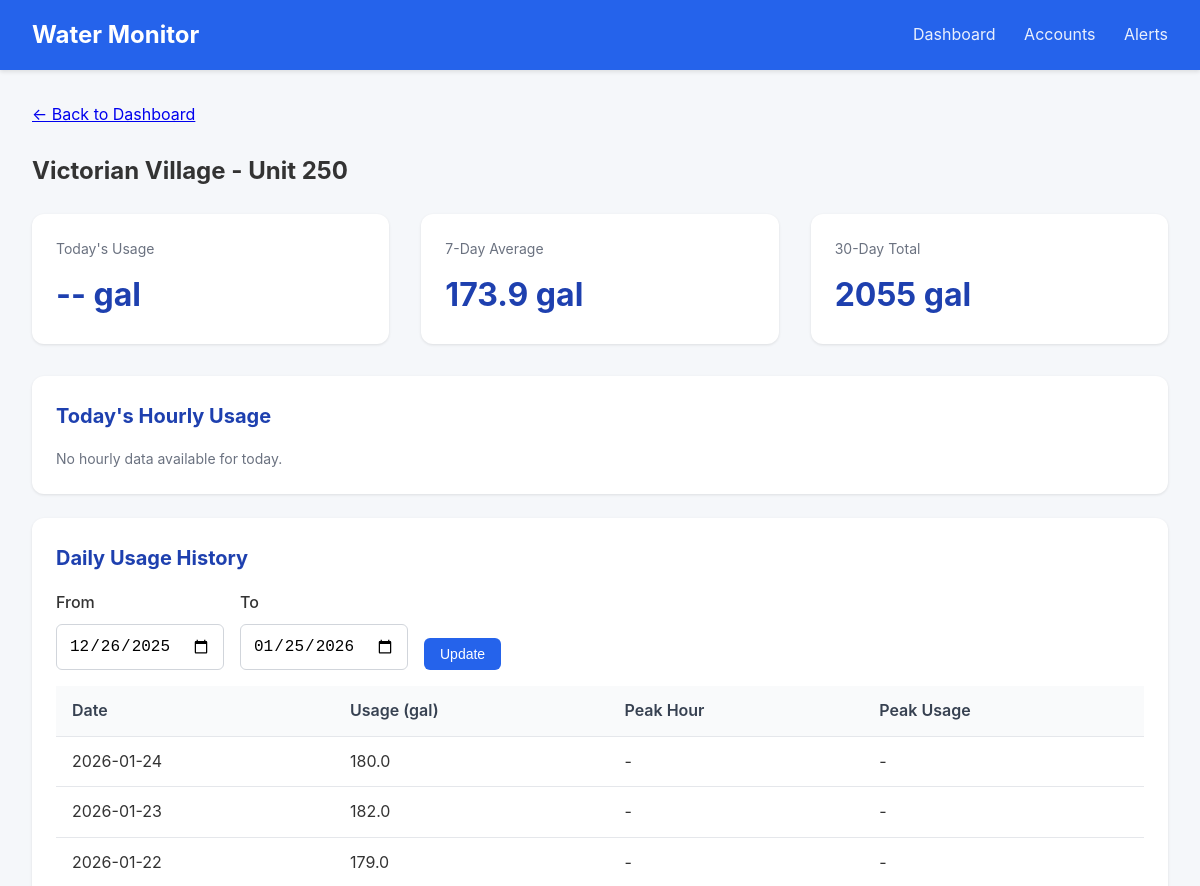
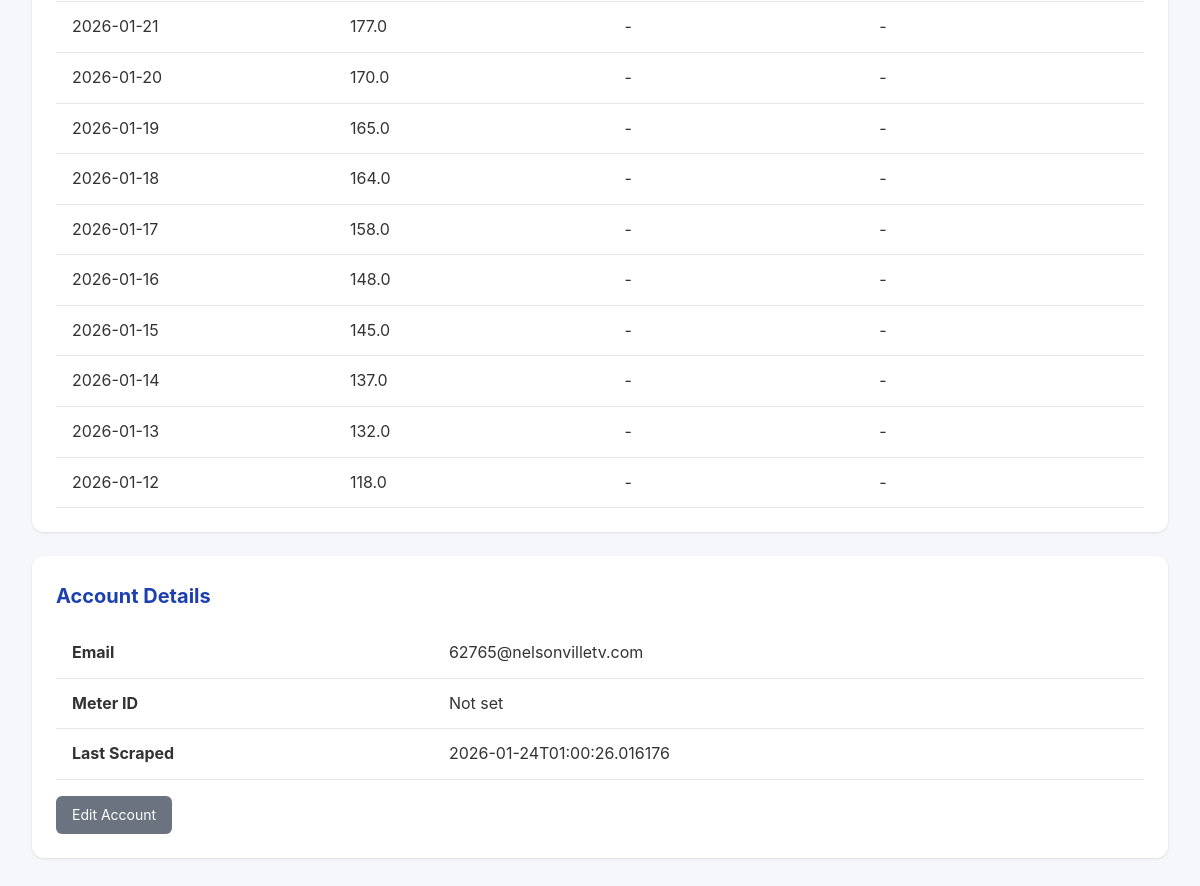
Page /meter/1 on the earlier database version (2 pictures, top to bottom).
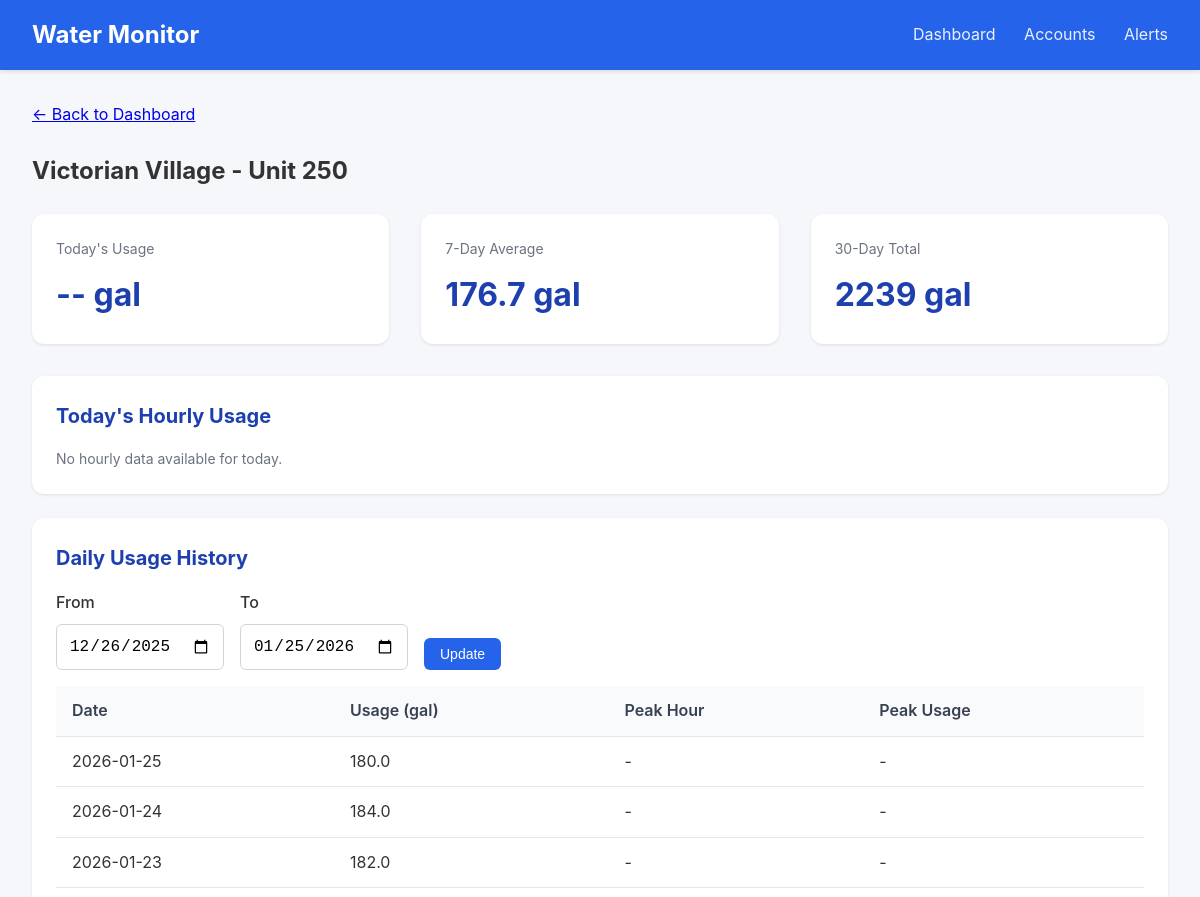
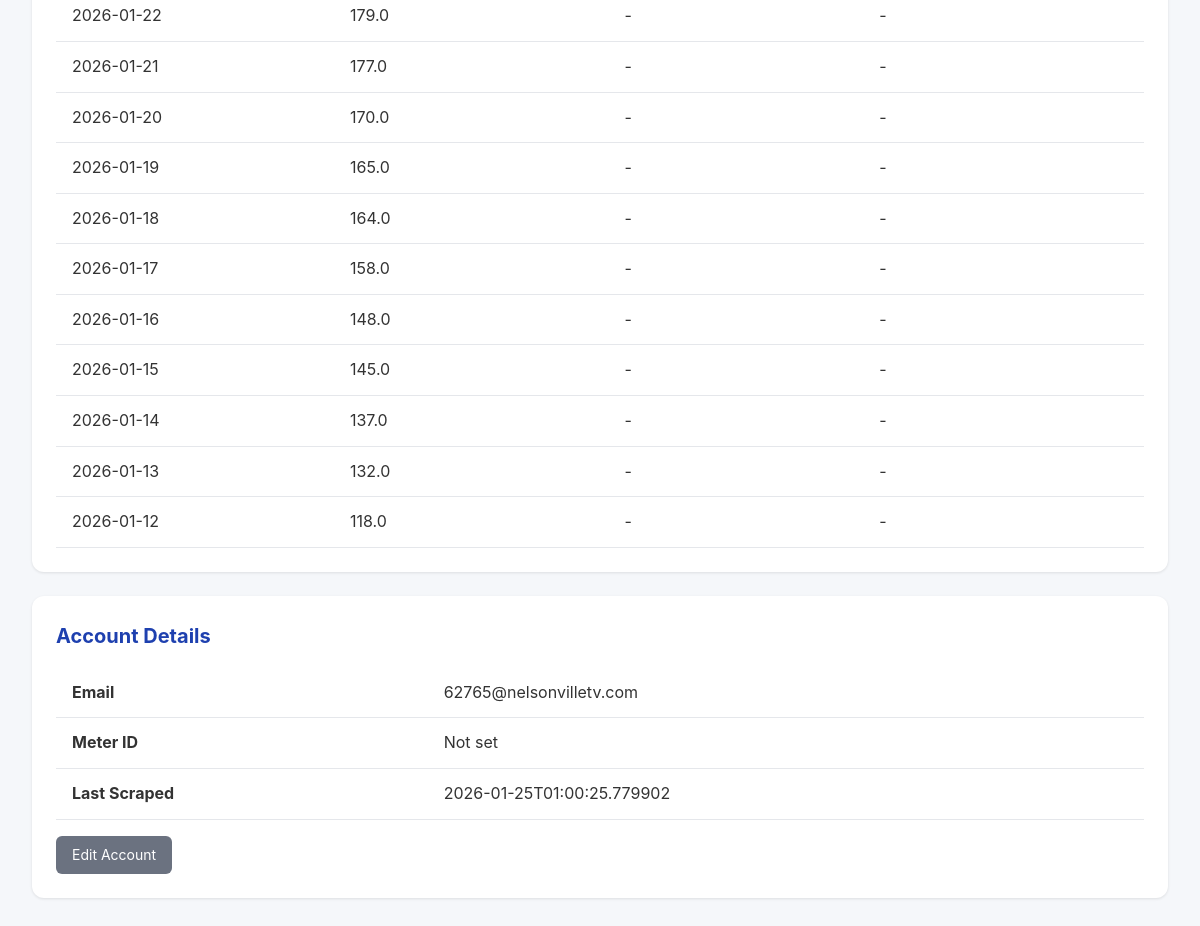
Same page on the later database version (2 pictures, top to bottom).
### tables this page shows
CREATE TABLE accounts (
                id INTEGER PRIMARY KEY AUTOINCREMENT,
                email TEXT UNIQUE NOT NULL,
                password_encrypted TEXT NOT NULL,
                meter_id TEXT,
                account_number TEXT,
                address TEXT,
                building_name TEXT,
                unit_number TEXT,
                is_active INTEGER DEFAULT 1,
                last_scraped TIMESTAMP,
                created_at TIMESTAMP DEFAULT CURRENT_TIMESTAMP
            , avg_12mo REAL, monthly_usage REAL, unit_count INTEGER DEFAULT 1, leak_alerts INTEGER DEFAULT 1, min_overage_pct INTEGER DEFAULT 10);

CREATE TABLE daily_summaries (
                id INTEGER PRIMARY KEY AUTOINCREMENT,
                account_id INTEGER NOT NULL,
                reading_date DATE NOT NULL,
                total_usage_gallons REAL,
                peak_hour INTEGER,
                peak_usage_gallons REAL,
                created_at TIMESTAMP DEFAULT CURRENT_TIMESTAMP,
                FOREIGN KEY (account_id) REFERENCES accounts(id),
                UNIQUE(account_id, reading_date)
            );

### app.py (the view)
@app.route('/meter/<int:account_id>')
def meter_detail(account_id):
    account = db.get_account(account_id)
    if not account:
        flash('Meter not found', 'error')
        return redirect(url_for('dashboard'))
    end_date = date.today()
    start_date = end_date - timedelta(days=30)
    if request.args.get('start_date'):
        start_date = datetime.strptime(request.args.get('start_date'), '%Y-%m-%d').date()
    if request.args.get('end_date'):
        end_date = datetime.strptime(request.args.get('end_date'), '%Y-%m-%d').date()
    daily_data = db.get_daily_summaries(account_id, start_date, end_date)
    hourly_data = db.get_hourly_readings(account_id, date.today())
    return render_template('meter_detail.html',
                           account=account,
                           daily_data=daily_data,
                           hourly_data=hourly_data,
                           start_date=start_date,
                           end_date=end_date)

### database.py (called while the page is built)
@contextmanager
def get_db():
    conn = sqlite3.connect(config.DATABASE_PATH)
    conn.row_factory = sqlite3.Row
    try:
        yield conn
        conn.commit()
    finally:
        conn.close()

def get_account(account_id: int) -> Optional[dict]:
    with get_db() as conn:
        cursor = conn.cursor()
        cursor.execute('SELECT * FROM accounts WHERE id = ?', (account_id,))
        row = cursor.fetchone()
        if row:
            return dict(row)
    return None

def get_hourly_readings(account_id: int, reading_date: date) -> list:
    with get_db() as conn:
        cursor = conn.cursor()
        cursor.execute('''
            SELECT * FROM hourly_readings
            WHERE account_id = ? AND reading_date = ?
            ORDER BY hour
        ''', (account_id, reading_date))
        return [dict(row) for row in cursor.fetchall()]

def get_daily_summaries(account_id: int, start_date: date = None, end_date: date = None) -> list:
    with get_db() as conn:
        cursor = conn.cursor()
        query = 'SELECT * FROM daily_summaries WHERE account_id = ?'
        params = [account_id]
        if start_date:
            query += ' AND reading_date >= ?'
            params.append(start_date)
        if end_date:
            query += ' AND reading_date <= ?'
            params.append(end_date)
        query += ' ORDER BY reading_date DESC'
        cursor.execute(query, params)
        return [dict(row) for row in cursor.fetchall()]

### templates/meter_detail.html (shortened to what this page needs)
{% extends "base.html" %}
{% block content %}
<div style="margin-bottom: 1.5rem;">
    <a href="{{ url_for('dashboard') }}">&larr; Back to Dashboard</a>
</div>
<h2 style="margin-bottom: 1.5rem;">
    {{ account.building_name or 'Unknown Building' }} - Unit {{ account.unit_number or 'N/A' }}
</h2>
<div class="stats">
    <div class="stat-card">
        <div class="label">Today's Usage</div>
        <div class="value">
            {% if daily_data and daily_data[0].reading_date == today %}
                {{ "%.1f"|format(daily_data[0].total_usage_gallons or 0) }} gal
            {% else %}
                -- gal
            {% endif %}
        </div>
    </div>
    <div class="stat-card">
        <div class="label">7-Day Average</div>
        <div class="value">
            {% set week_total = daily_data[:7]|sum(attribute='total_usage_gallons') %}
            {{ "%.1f"|format(week_total / 7) if daily_data else '--' }} gal
        </div>
    </div>
    <div class="stat-card">
        <div class="label">30-Day Total</div>
        <div class="value">
            {% set month_total = daily_data|sum(attribute='total_usage_gallons') %}
            {{ "%.0f"|format(month_total) if daily_data else '--' }} gal
        </div>
    </div>
</div>
<div class="card">
    <h2>Today's Hourly Usage</h2>
    {% if hourly_data %}
    <div style="display: flex; align-items: flex-end; height: 200px; gap: 4px; padding: 1rem 0;">
        {% set max_hourly = hourly_data|map(attribute='usage_gallons')|max or 1 %}
        {% for hour in hourly_data %}
        <div style="flex: 1; display: flex; flex-direction: column; align-items: center;">
            <div style="background: #2563eb; width: 100%;
                        height: {{ (hour.usage_gallons or 0) / max_hourly * 150 }}px;
                        border-radius: 4px 4px 0 0;"></div>
            <div style="font-size: 0.7rem; color: #6b7280; margin-top: 4px;">{{ hour.hour }}</div>
        </div>
        {% endfor %}
    </div>
    <p class="text-muted">Hours (0-23)</p>
    {% else %}
    <p class="text-muted">No hourly data available for today.</p>
    {% endif %}
</div>
<div class="card">
    <h2>Daily Usage History</h2>
    <form method="GET" style="display: flex; gap: 1rem; margin-bottom: 1rem;">
        <div class="form-group" style="margin-bottom: 0;">
            <label for="start_date">From</label>
            <input type="date" id="start_date" name="start_date" value="{{ start_date }}">
        </div>
        <div class="form-group" style="margin-bottom: 0;">
            <label for="end_date">To</label>
            <input type="date" id="end_date" name="end_date" value="{{ end_date }}">
        </div>
        <div class="form-group" style="margin-bottom: 0; display: flex; align-items: flex-end;">
            <button type="submit" class="btn btn-primary">Update</button>
        </div>
    </form>
    {% if daily_data %}
    <table>
        <thead>
            <tr>
                <th>Date</th>
                <th>Usage (gal)</th>
                <th>Peak Hour</th>
                <th>Peak Usage</th>
            </tr>
        </thead>
        <tbody>
            {% for day in daily_data %}
            <tr>
                <td>{{ day.reading_date }}</td>
                <td>{{ "%.1f"|format(day.total_usage_gallons or 0) }}</td>
                <td>{{ day.peak_hour if day.peak_hour is not none else '-' }}{% if day.peak_hour is not none %}:00{% endif %}</td>
                <td>{{ "%.1f"|format(day.peak_usage_gallons or 0) if day.peak_usage_gallons else '-' }}</td>
            </tr>
            {% endfor %}
        </tbody>
    </table>
    {% else %}
    <p class="text-muted">No usage data available for this period.</p>
    {% endif %}
</div>
<div class="card">
    <h2>Account Details</h2>
    <table>
        <tr><td><strong>Email</strong></td><td>{{ account.email }}</td></tr>
        <tr><td><strong>Meter ID</strong></td><td>{{ account.meter_id or 'Not set' }}</td></tr>
        <tr><td><strong>Last Scraped</strong></td><td>{{ account.last_scraped or 'Never' }}</td></tr>
    </table>
    <div class="mt-4">
        <a href="{{ url_for('edit_account', account_id=account.id) }}" class="btn btn-secondary">Edit Account</a>
    </div>
</div>
{% endblock %}

### templates/base.html (shortened to what this page needs)
<!DOCTYPE html>
<html lang="en">
<head>
</head>
<body>
    <div class="navbar">
        <h1>Water Monitor</h1>
        <nav>
            <a href="{{ url_for('dashboard') }}">Dashboard</a>
            <a href="{{ url_for('accounts_list') }}">Accounts</a>
            <a href="{{ url_for('alerts_list') }}">Alerts</a>
        </nav>
    </div>
    <div class="container">
        {% block content %}{% endblock %}
    </div>
</body>
</html>

### templates/base.html (style rules this page uses)
* { box-sizing: border-box; margin: 0; padding: 0; }
body { font-family: -apple-system, BlinkMacSystemFont, 'Segoe UI', Roboto, Oxygen, Ubuntu, sans-serif; background: #f5f7fa; color: #333; line-height: 1.6; }
.navbar { background: #2563eb; color: white; padding: 1rem 2rem; display: flex; justify-content: space-between; align-items: center; box-shadow: 0 2px 4px rgba(0,0,0,0.1); }
.navbar h1 { font-size: 1.5rem; }
.navbar nav a { color: white; text-decoration: none; margin-left: 1.5rem; opacity: 0.9; }
.container { max-width: 1400px; margin: 0 auto; padding: 2rem; }
.card { background: white; border-radius: 12px; box-shadow: 0 1px 3px rgba(0,0,0,0.1); padding: 1.5rem; margin-bottom: 1.5rem; }
.card h2 { margin-bottom: 1rem; color: #1e40af; font-size: 1.25rem; }
.stats { display: flex; gap: 2rem; margin-bottom: 2rem; }
.stat-card { background: white; border-radius: 12px; padding: 1.5rem; box-shadow: 0 1px 3px rgba(0,0,0,0.1); flex: 1; }
.stat-card .label { color: #6b7280; font-size: 0.875rem; margin-bottom: 0.5rem; }
.stat-card .value { font-size: 2rem; font-weight: 700; color: #1e40af; }
table { width: 100%; border-collapse: collapse; }
th, td { padding: 0.75rem 1rem; text-align: left; border-bottom: 1px solid #e5e7eb; }
th { background: #f9fafb; font-weight: 600; color: #374151; }
.btn { display: inline-block; padding: 0.5rem 1rem; border-radius: 6px; text-decoration: none; font-size: 0.875rem; cursor: pointer; border: none; }
.btn-primary { background: #2563eb; color: white; }
.btn-secondary { background: #6b7280; color: white; }
.form-group { margin-bottom: 1rem; }
.form-group label { display: block; margin-bottom: 0.5rem; font-weight: 500; }
.form-group input, .form-group select { width: 100%; padding: 0.75rem; border: 1px solid #d1d5db; border-radius: 6px; font-size: 1rem; }
.text-muted { color: #6b7280; font-size: 0.875rem; }
.mt-4 { margin-top: 1rem; }

Differences in the rows shown:
removed daily_summaries: reading_date "2026-01-24", total_usage_gallons "180.0", peak_hour "-", peak_usage_gallons "-"
changed accounts "Victorian Village": last_scraped "2026-01-24T01:00:26.016176" → "2026-01-25T01:00:25.779902"
added daily_summaries: reading_date "2026-01-25", total_usage_gallons "180.0", peak_hour "-", peak_usage_gallons "-"
added daily_summaries: reading_date "2026-01-24", total_usage_gallons "184.0", peak_hour "-", peak_usage_gallons "-"
Other differences:
{{ "%.1f"|format(week_total / 7) if daily_data else '--' }}: "173.9" → "176.7"
{{ "%.0f"|format(month_total) if daily_data else '--' }}: "2055" → "2239"
